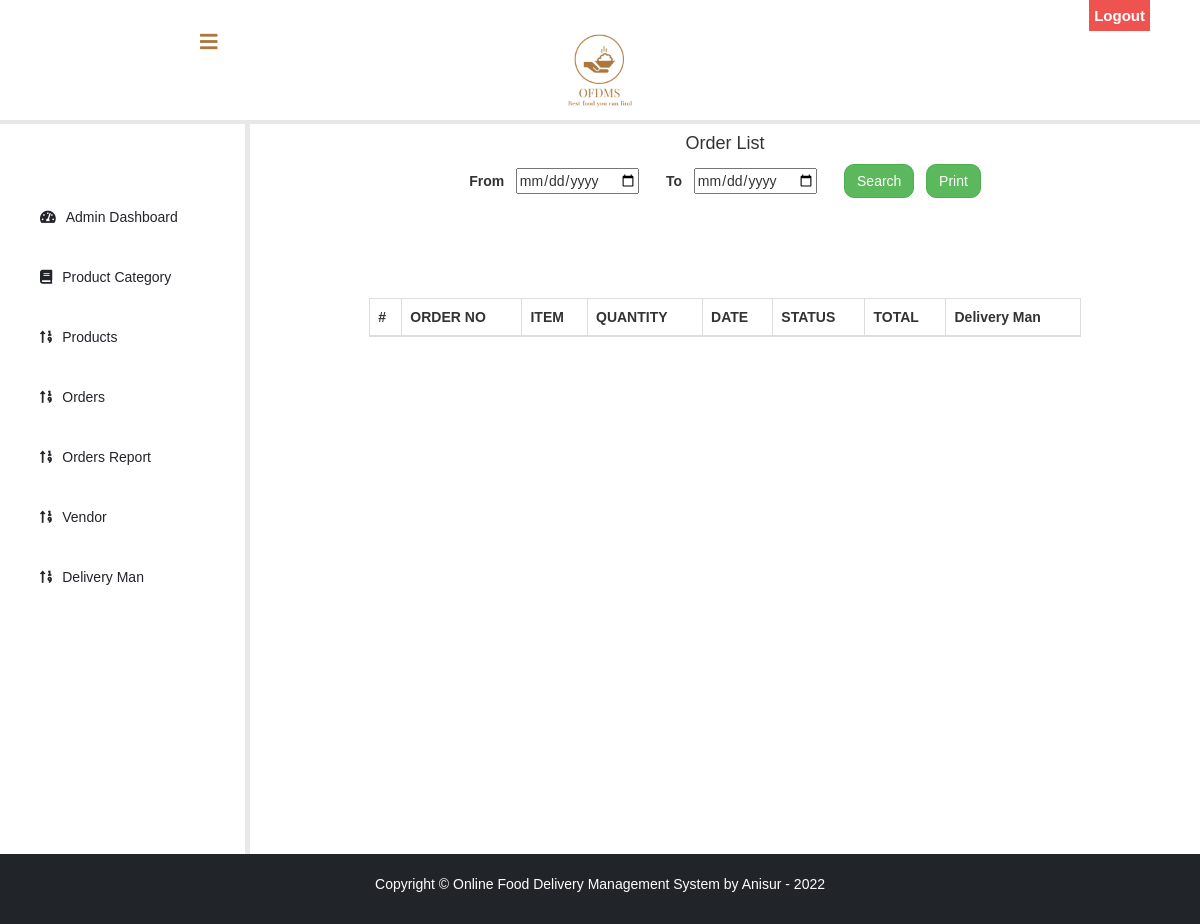
The page /sadmin/orders-report/ (signed in) on the database as committed earlier.
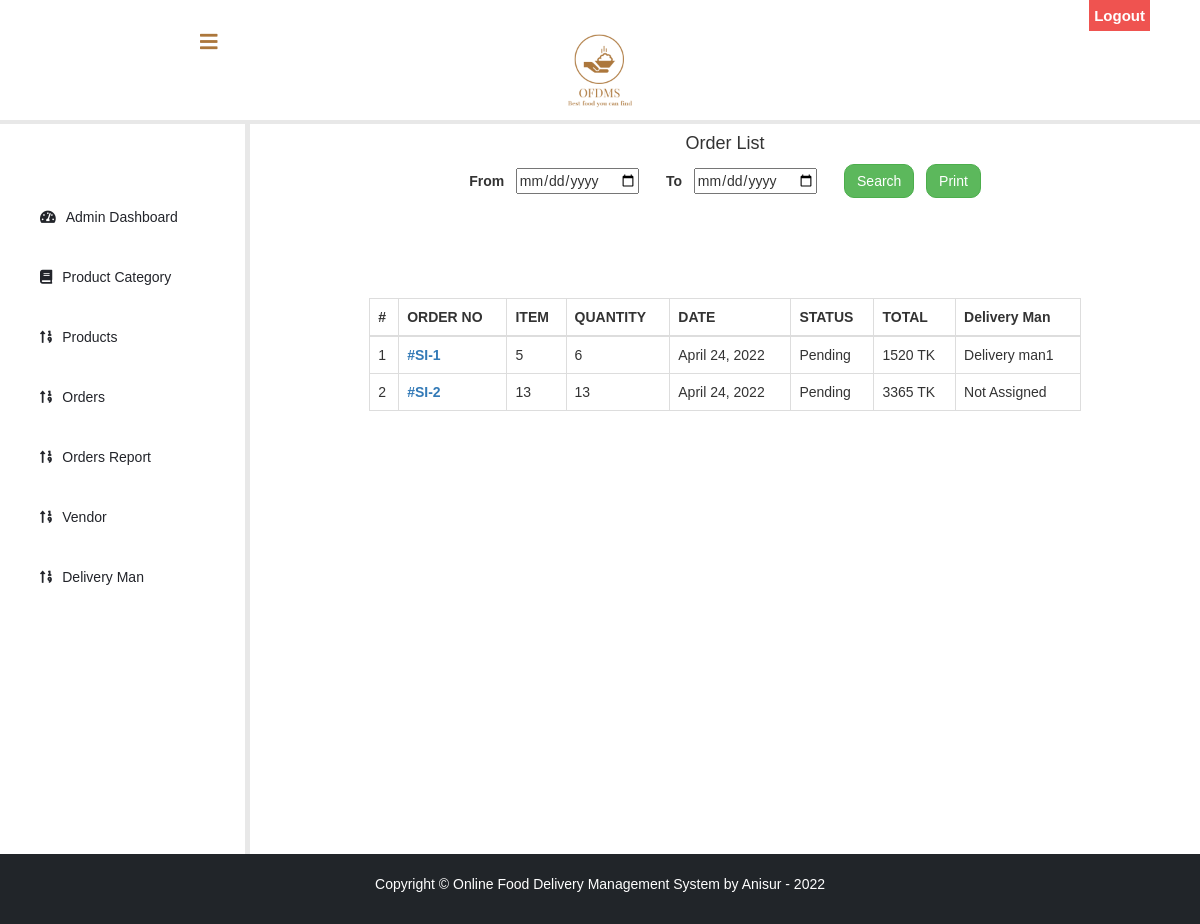
The same page on the database as committed later.
### deliveryman/models.py (models this page shows, shortened)
class Delivery(models.Model):
    user = models.OneToOneField(User, on_delete=models.CASCADE)
    firstname = models.CharField(max_length=20, null=False, default='')
    lastname = models.CharField(max_length=20, null=False, default='')
    mobile = models.CharField(max_length=20, null=False)
    status = models.CharField(max_length=20, null=False, default=0)
    def __str__(self):
        return self.firstname + self.lastname

### mainapp/models.py (models this page shows, shortened)
class Orders(models.Model):
    order_by = models.ForeignKey(Users, on_delete=models.CASCADE, null=True)
    order_id= models.AutoField(primary_key=True)
    items_json= models.CharField(max_length=5000)
    name=models.CharField(max_length=90)
    email=models.CharField(max_length=111)
    address=models.CharField(max_length=111)
    city=models.CharField(max_length=111)
    state=models.CharField(max_length=111)
    zip_code=models.CharField(max_length=111)
    phone=models.CharField(max_length=111)
    status=models.CharField(max_length=111,default=0)
    payment_type=models.CharField(max_length=111,default=0)
    payment_ref=models.CharField(max_length=111,default=0)
    date=models.DateField()
    dman = models.ForeignKey(Delivery, on_delete=models.CASCADE, null=True)

### product/models.py (models this page shows)
class Product(models.Model):
    name = models.CharField(max_length=20, null=False)
    price = models.CharField(max_length=20, null=False)
    category = models.ForeignKey(ProductCategory, on_delete=models.CASCADE, null=True)
    created_by = models.ForeignKey(vmodel.Vendor, on_delete=models.CASCADE, null=True)
    image= models.ImageField(upload_to='product/img/',null=True,blank=True)
    status= models.CharField(max_length=20,default=0)
    description= models.TextField(default='')

### mainapp/views.py (the view, shortened to what this page needs)
# urls.py: path('sadmin/orders-report/', views.orders_report, name='product-details'),
@login_required(login_url='adminlogin')
def orders_report(request):
    dtoform = DtDmanForm()
    order = models.Orders.objects.all()
    dict = {'order': order,'dtoform':dtoform}
    datalist = []
    for j in order:
        item = json.loads(j.items_json)
        subtotal = 0
        qty = 0
        qty2 = 0
        for i in item:
            id = i.split("pr")[1]
            qty1 = item[i][0]
            price = pmodel.Product.objects.get(id=id).price
            total = int(qty1) * int(price)
            qty = qty + 1
            qty2 += qty1
            subtotal = subtotal + total
        if j.status == '0':
            status = 'Pending'
        elif j.status == '1':
            status = 'Picked Up'
        elif j.status == '2':
            status = 'Rejected'
        else:
            status = 'Delivered'
        datadict = {
            'order_no': j.order_id,
            'item': qty,
            'qty': qty2,
            'total': subtotal,
            'date': j.date,
            'status': status,
            'dman':j.dman
        }
        datalist.append(datadict)
    dict.update({'datalist': datalist})
    return render(request,'admin/orders-report.html',context=dict)

### deliveryman/forms.py
class DtDmanForm(forms.ModelForm):
    dman_id = forms.ModelChoiceField(queryset=models.Delivery.objects.all(), empty_label="Delivery Man", to_field_name="id")
    order_id = forms.ModelChoiceField(queryset=Orders.objects.all(), empty_label="Order", to_field_name="order_id")
    class Meta:
        model=Orders
        fields=['dman_id','order_id']

### templates/admin/orders-report.html (shortened to what this page needs)
{% extends 'admin/base.html' %}
{% load widget_tweaks %}
{% load static %}
{% block content %}
<head>
  </head>
<br><br>
    {% include 'admin/sidebar.html' %}
  <div class="container-fluid">
    <div class="text-center">
        <h4>Order List</h4>
    </div>
  <form method="POST" autocomplete="off" style="margin:100px;margin-top: 0px;">
    <div style="display: flex; align-items: center; justify-content: center" class="form-group">
        <label for="course_name">From</label> &nbsp; &nbsp;
        <input type="date" name="from"> &nbsp; &nbsp; &nbsp; &nbsp;
                <label for="course_name">To</label>&nbsp; &nbsp;
                <input type="date" name="to"> &nbsp; &nbsp; &nbsp; &nbsp;
            <button type="submit" class="btn btn-success " style="border-radius:10px;">Search</button> &nbsp; &nbsp;
            <input type="submit" value="Print" name="print" class="btn btn-success " style="border-radius:10px;">
    </div>
  </form>
     <div style="margin-top: 3rem">
         <table class="table table-bordered">
             <thead class="thead-light">
               <tr>
            <th>#</th>
            <th >ORDER NO</th>
            <th >ITEM</th>
            <th >QUANTITY</th>
            <th >DATE</th>
            <th >STATUS</th>
            <th >TOTAL</th>
                   <th>Delivery Man</th>
          </tr>
             </thead>
             <tbody>
             {% for i in datalist %}
          <tr>
            <td class="no">{{ forloop.counter }}</td>
            <td class="desc"><a href="/sadmin/invoice/{{ i.order_no }}"><strong>#SI-{{ i.order_no }}</strong></a></td>
            <td class="unit">{{ i.item }}</td>
            <td class="qty">{{ i.qty }}</td>
            <td class="unit">{{ i.date }}</td>
            <td class="qty">{{ i.status }}</td>
            <td class="total">{{ i.total }} TK</td>
            <td class="total">{% if i.dman %}{{ i.dman }}{% else %}Not Assigned{% endif %}</td>
          </tr>
        {% endfor %}
             </tbody>
         </table>
     </div>
  </div>
<br><br><br><br><br><br><br><br><br><br>
{% endblock content %}

Rows that differ between the two databases and show on the page:
added Delivery: order_no "1", item "5", qty "6", date "April 24, 2022", status "Pending", total "1520", dman "Delivery man1"
added Product: order_no "2", item "13", qty "13", date "April 24, 2022", status "Pending", total "3365", shows "Not Assigned"
